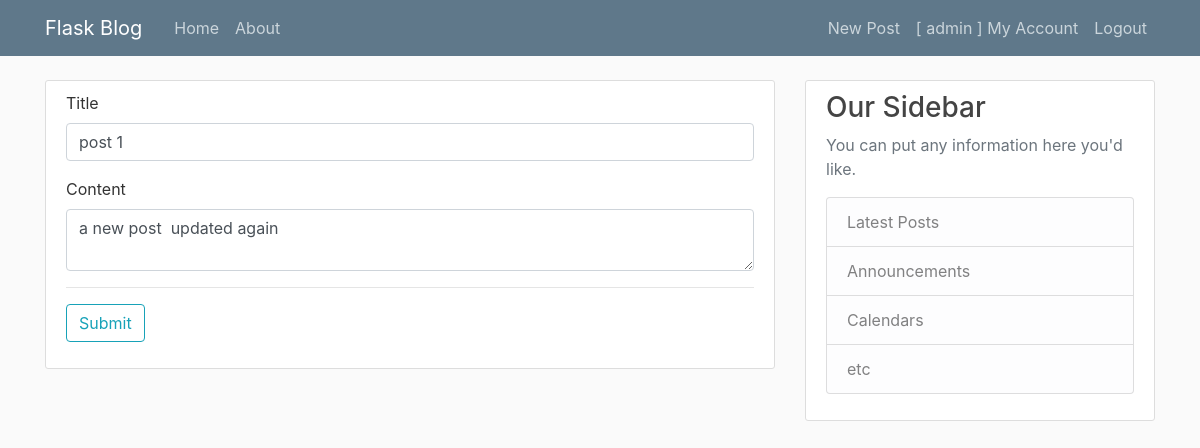
Screenshot of /post/1/update (signed in) with the database file from the repository.
### flaskblog/models.py (models this page shows, shortened)
class User (db.Model, UserMixin):
    id = db.Column(db.Integer, primary_key = True)
    username = db.Column(db.String(20), unique = True, nullable = False)
    email = db.Column(db.String(120), unique = True, nullable = False)
    password = db.Column(db.String(60), nullable = False)
    image = db.Column(db.String(20), nullable = False, default = "default.jpg")
    posts = db.relationship('Post', backref='author', lazy = True)

class Post (db.Model):
    id = db.Column(db.Integer, primary_key = True)
    title = db.Column(db.String(20), nullable = False)
    content = db.Column(db.String(200), nullable = False)
    date_posted = db.Column(db.DateTime, nullable = False, default=datetime.utcnow)
    userid = db.Column (db.Integer, db.ForeignKey('user.id'), nullable= False)

### flaskblog/routes.py (the view)
@app.route('/post/<int:post_id>/update', methods = ['GET', 'POST'])
@login_required
def Update_Blogpost(post_id):
    post = Post.query.get_or_404(post_id)
    if post.author != current_user:
        abort(403)
    form = NewPostForm()
    if form.validate_on_submit():
        post.title = form.title.data
        post.content = form.content.data
        db.session.commit()
        flash('Post Updated', category='success')
        return redirect(url_for('Blogpost', post_id = post.id))
    elif request.method == 'GET':
        form.title.data = post.title
        form.content.data = post.content
    return render_template('newpost.html', title = 'Update Post', form = form)

### flaskblog/forms.py
class NewPostForm(FlaskForm):
    title = StringField('Title', validators = [DataRequired()])
    content = TextAreaField('Content', validators = [ DataRequired()])
    submit = SubmitField('Submit')

### flaskblog/models.py (called while the page is built)
@login_manager.user_loader
def load_user(userid):
    return User.query.get(int(userid))

### flaskblog/templates/newpost.html (shortened to what this page needs)
{% extends "layout.html" %}
{% block contents %}
<div class="content-section">
    <form action="" method="post">
        <div class="form-group">
            {{ form.title.label(class="form-control-label") }}
            {% if form.title.errors: %}
                {{ form.title(class="form-control is-invalid") }}
                <span class="invalid-feedback">
                    {% for error in form.title.errors %}
                        {{error}}
                    {% endfor %}
                </span>
            {% else %}
                {{ form.title(class="form-control") }}
            {% endif %}
        </div>
        <div class="form-group">
            {{ form.content.label(class="form-control-label") }}
            {% if form.content.errors: %}
                {{ form.content(class="form-control is-invalid") }}
                <span class="invalid-feedback">
                    {% for error in form.content.errors %}
                        {{error}}
                    {% endfor %}
                </span>
            {% else %}
                {{ form.content(class="form-control") }}
            {% endif %}
        </div>
        <hr>
        <div class="form-group">
            {{ form.submit(class="btn btn-outline-info") }}
        </div>
    </form>
</div>
{% endblock contents%}

### flaskblog/templates/layout.html (shortened to what this page needs)
<!DOCTYPE html>
<html>
<head>
    <link rel="stylesheet" href="https://cdn.jsdelivr.net/npm/bootstrap@4.5.3/dist/css/bootstrap.min.css"
>
    <link rel='stylesheet' type='text/css' media='screen' href="{{ url_for('static', filename='main.css' ) }}">
</head>
<body>
    <header class="site-header">
        <nav class="navbar navbar-expand-md navbar-dark bg-steel fixed-top">
          <div class="container">
            <a class="navbar-brand mr-4" href="/">Flask Blog</a>
            <div class="collapse navbar-collapse" id="navbarToggle">
              <div class="navbar-nav mr-auto">
                <a class="nav-item nav-link" href="{{ url_for('home') }}">Home</a>
                <a class="nav-item nav-link" href="{{ url_for('about') }}">About</a>
              </div>
              <div class="navbar-nav">
                {% if not current_user.is_authenticated %}
                  <a class="nav-item nav-link" href="{{ url_for('login') }}">Login</a>
                  <a class="nav-item nav-link" href="{{ url_for('register') }}">Register</a>
                {% else %}
                  <a class="nav-item nav-link" href="{{ url_for('newPost') }}">New Post</a>
                  <a class="nav-item nav-link" href="{{ url_for('account') }}">[ {{ current_user.username }} ] My Account</a>
                  <a class="nav-item nav-link" href="{{ url_for('logout') }}">Logout</a>
                {% endif%}
              </div>
            </div>
          </div>
        </nav>
      </header>
      <main role="main" class="container">
        <div class="row">
          <div class="col-md-8">
            {% block contents %}{% endblock contents %}
          </div>
          <div class="col-md-4">
            <div class="content-section">
              <h3>Our Sidebar</h3>
              <p class='text-muted'>You can put any information here you'd like.
                <ul class="list-group">
                  <li class="list-group-item list-group-item-light">Latest Posts</li>
                  <li class="list-group-item list-group-item-light">Announcements</li>
                  <li class="list-group-item list-group-item-light">Calendars</li>
                  <li class="list-group-item list-group-item-light">etc</li>
                </ul>
              </p>
            </div>
          </div>
        </div>
      </main>
</body>
</html>

### flaskblog/static/main.css (style rules this page uses)
body { background: #fafafa; color: #333333; margin-top: 5rem; }
h1, h2, h3, h4, h5, h6 { color: #444444; }
.bg-steel { background-color: #5f788a; }
.site-header .navbar-nav .nav-link { color: #cbd5db; }
.content-section { background: #ffffff; padding: 10px 20px; border: 1px solid #dddddd; border-radius: 3px; margin-bottom: 20px; }

### rows the page displays
User: username "admin"
Post: title "post 1", content "a new post updated again"
